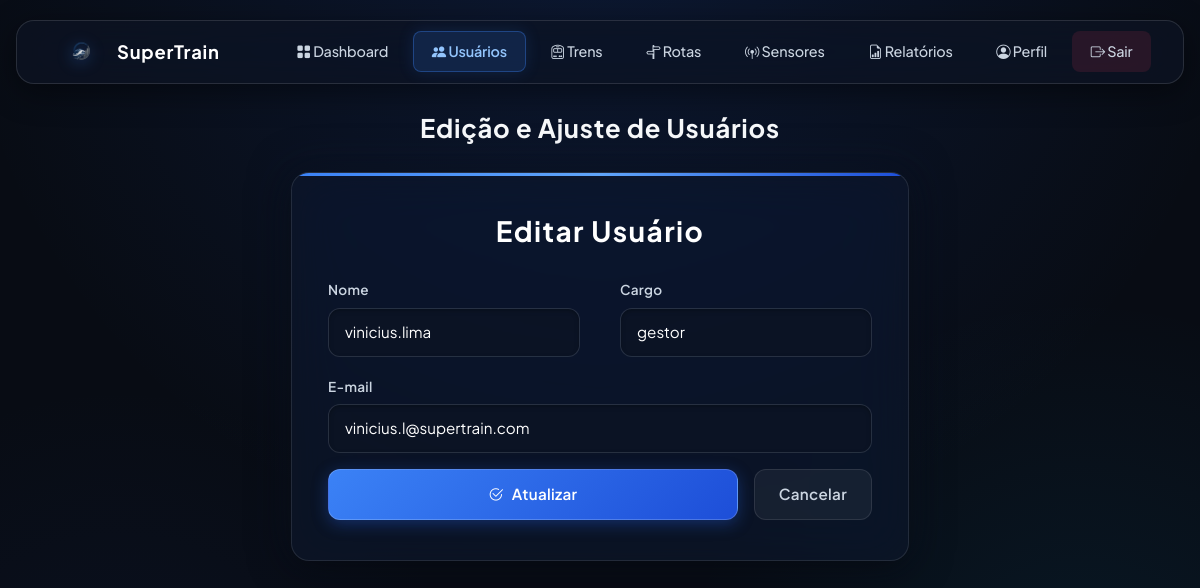
/formulario_usuarios.php?id=3 (signed in), run on the app's committed database.
### tables this page shows
CREATE TABLE `usuarios` (
    `id` INT AUTO_INCREMENT PRIMARY KEY,
    `email` VARCHAR(150) NOT NULL UNIQUE,
    `nome_usuario` VARCHAR(50) NOT NULL UNIQUE,
    `senha_hash` VARCHAR(255) NOT NULL,
    `cargo` enum('gestor','operador', 'cliente') DEFAULT 'cliente',
    `pais_id` INT NOT NULL,
    `status_conta` ENUM('ativo', 'inativo', 'bloqueado', 'pendente') NOT NULL DEFAULT 'ativo',
    `ultimo_login` DATETIME NULL,
    `criado_em` DATETIME DEFAULT CURRENT_TIMESTAMP,
    `atualizado_em` DATETIME DEFAULT CURRENT_TIMESTAMP ON UPDATE CURRENT_TIMESTAMP,
    CONSTRAINT `fk_usuarios_pais` FOREIGN KEY (`pais_id`) REFERENCES `paises`(`id`) ON DELETE RESTRICT
);

### formulario_usuarios.php (the view, shortened to what this page needs)
<?php
require_once 'config.php';
$id = (int) ($_GET['id'] ?? 0);
$nome = '';
$cargo = '';
$email = '';
if ($id > 0 && $_SERVER['REQUEST_METHOD'] === 'GET') {
    $stmt = $conexao->prepare(
        'SELECT id, nome_usuario AS nome, cargo, email
         FROM usuarios
         WHERE id = ?'
    );
    $stmt->bind_param('i', $id);
    $stmt->execute();
    $resultado = $stmt->get_result();
    $usuario = $resultado->fetch_assoc();
    $nome = $usuario['nome'];
    $cargo = $usuario['cargo'];
    $email = $usuario['email'];
}
?>
<!DOCTYPE html>
<html lang="pt-br">
<head>
    <link
        href="https://cdn.jsdelivr.net/npm/bootstrap@5.3.3/dist/css/bootstrap.min.css"
        rel="stylesheet">
    <link
        href="https://cdn.jsdelivr.net/npm/bootstrap-icons@1.11.3/font/bootstrap-icons.min.css"
        rel="stylesheet">
    <link rel="stylesheet" href="estilo/formulario.css">
</head>
<body>
    <header>
        <nav class="navbar navbar-expand-lg bg-blur">
            <div class="container-fluid">
                <a class="navbar-brand" href="dashboard.php">
                    <img
                        src="imagens/logo.png"
                        alt="Logo SuperTrain"
                        width="36"
                        height="28">
                    SuperTrain
                </a>
                <div
                    class="collapse navbar-collapse"
                    id="navbarSuperTrain">
                    <ul class="navbar-nav ms-auto mb-2 mb-lg-0">
                        <li class="nav-item">
                            <a class="nav-link" href="dashboard.php">
                                <i class="bi bi-grid-fill"></i>
                                Dashboard
                            </a>
                        </li>
                        <li class="nav-item">
                            <a class="nav-link active" href="usuarios.php">
                                <i class="bi bi-people-fill"></i>
                                Usuários
                            </a>
                        </li>
                        <li class="nav-item">
                            <a class="nav-link" href="trens.php">
                                <i class="bi bi-train-front"></i>
                                Trens
                            </a>
                        </li>
                        <li class="nav-item">
                            <a class="nav-link" href="rotas.php">
                                <i class="bi bi-signpost-split"></i>
                                Rotas
                            </a>
                        </li>
                        <li class="nav-item">
                            <a class="nav-link" href="sensores.php">
                                <i class="bi bi-broadcast-pin"></i>
                                Sensores
                            </a>
                        </li>
                        <li class="nav-item">
                            <a class="nav-link" href="relatorios.php">
                                <i class="bi bi-file-earmark-bar-graph"></i>
                                Relatórios
                            </a>
                        </li>
                        <li class="nav-item">
                            <a class="nav-link" href="perfil.php">
                                <i class="bi bi-person-circle"></i>
                                Perfil
                            </a>
                        </li>
                        <li class="nav-item">
                            <a class="nav-link text-danger" href="sair.php">
                                <i class="bi bi-box-arrow-right"></i>
                                Sair
                            </a>
                        </li>
                    </ul>
                </div>
            </div>
        </nav>
    </header>
    <main>
        <div class="container formulario-wrapper">
            <h2 class="texto-indicativo">
                <?= $id > 0
                    ? 'Edição e Ajuste de Usuários'
                    : 'Cadastre um novo usuário' ?>
            </h2>
            <div class="card formulario-card">
                <h1 class="card-title">
                    <?= $id > 0
                        ? 'Editar Usuário'
                        : 'Novo Usuário' ?>
                </h1>
                <form
                    method="post"
                    action="formulario_usuarios.php<?= $id > 0 ? '?id=' . $id : '' ?>"
                    autocomplete="off">
                    <div class="linha row">
                        <div class="campo col-md-6 form-group mb-3">
                            <label for="nome" class="form-label">
                                Nome
                            </label>
                            <input
                                type="text"
                                class="form-control"
                                id="nome"
                                name="nome"
                                maxlength="20"
                                placeholder="José Roberto"
                                value="<?= htmlspecialchars(
                                    $nome,
                                    ENT_QUOTES,
                                    'UTF-8'
                                ) ?>"
                                required>
                        </div>
                        <div class="campo col-md-6 form-group mb-3">
                            <label for="cargo" class="form-label">
                                Cargo
                            </label>
                            <input
                                type="text"
                                class="form-control"
                                id="cargo"
                                name="cargo"
                                maxlength="50"
                                placeholder="Ex.: cliente"
                                value="<?= htmlspecialchars(
                                    $cargo,
                                    ENT_QUOTES,
                                    'UTF-8'
                                ) ?>"
                                required>
                        </div>
                    </div>
                    <div class="campo form-group mb-3">
                        <label for="email" class="form-label">
                            E-mail
                        </label>
                        <input
                            type="email"
                            class="form-control"
                            id="email"
                            name="email"
                            maxlength="100"
                            placeholder="exemplo@dominio.com"
                            value="<?= htmlspecialchars(
                                $email,
                                ENT_QUOTES,
                                'UTF-8'
                            ) ?>"
                            required>
                    </div>
                    <div class="acoes d-flex gap-3 align-items-center mt-3">
                        <button
                            type="submit"
                            class="botao botao-primario flex-grow-1">
                            <i class="bi <?= $id > 0
                                ? 'bi-check2-circle'
                                : 'bi-plus-circle' ?>"></i>
                            <?= $id > 0 ? 'Atualizar' : 'Cadastrar' ?>
                        </button>
                        <a
                            href="usuarios.php"
                            class="botao botao-secundario">
                            Cancelar
                        </a>
                    </div>
                </form>
            </div>
        </div>
    </main>
</body>
</html>

### estilo/formulario.css (style rules this page uses)
.formulario-wrapper { max-width: 650px; margin: 1.5rem auto 4rem auto; padding: 0 1rem; }
.texto-indicativo { font-family: var(--font-heading); font-size: clamp(1.2rem, 2.5vw, 1.6rem); color: var(--cor-texto-primario); text-align: center; margin-bottom: 1.75rem; letter-spacing: 0.03em; }
.formulario-card { background: var(--cor-fundo-card); backdrop-filter: blur(24px) saturate(190%); -webkit-backdrop-filter: blur(24px) saturate(190%); border: 1px solid var(--borda-vidro); border-radius: var(--raio-lg); box-shadow: var(--sombra-card), 0 0 40px rgba(15, 23, 42, 0.6); padding: 2.5rem 2.25rem; position: relative; overflow: hidden; }
.formulario-card::before { content: ""; position: absolute; top: 0; left: 0; right: 0; height: 3px; background: linear-gradient(90deg, #3b82f6, #60a5fa, #1d4ed8); }
.card-title { font-family: var(--font-heading); font-size: 1.75rem; color: #ffffff; letter-spacing: 0.05em; margin-bottom: 1.75rem; text-align: center; }
.form-group { margin-bottom: 1.25rem; }
.linha { display: flex; gap: 1rem; flex-wrap: wrap; }
.linha .campo { flex: 1 1 200px; }
.campo { margin-bottom: 1.25rem; }
.acoes { display: flex; gap: 0.75rem; align-items: center; margin-top: 1.5rem; }
.botao { display: inline-flex; align-items: center; justify-content: center; gap: 0.5rem; font-weight: 600; font-size: 0.95rem; padding: 0.75rem 1.5rem; border-radius: var(--raio-md); letter-spacing: 0.02em; cursor: pointer; text-decoration: none; transition: all var(--transicao-media); }
.botao-primario { background: var(--gradiente-primario) !important; border: 1px solid rgba(255, 255, 255, 0.18) !important; color: #ffffff !important; box-shadow: 0 4px 16px rgba(37, 99, 235, 0.35); }
.botao-secundario { background: rgba(255, 255, 255, 0.05); border: 1px solid var(--borda-vidro); color: var(--cor-texto-secundario); }

### data on the page
usuarios: nome "vinicius.lima", cargo "gestor", email "vinicius.l@supertrain.com"
